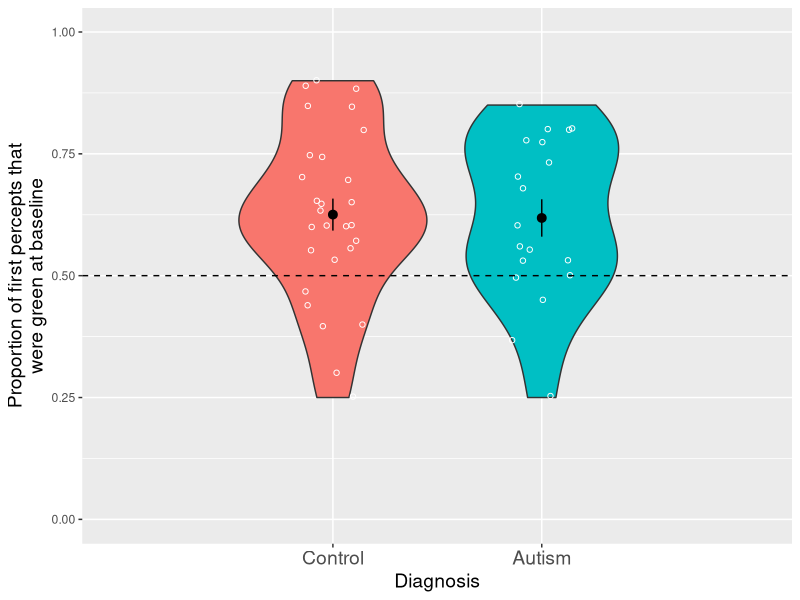
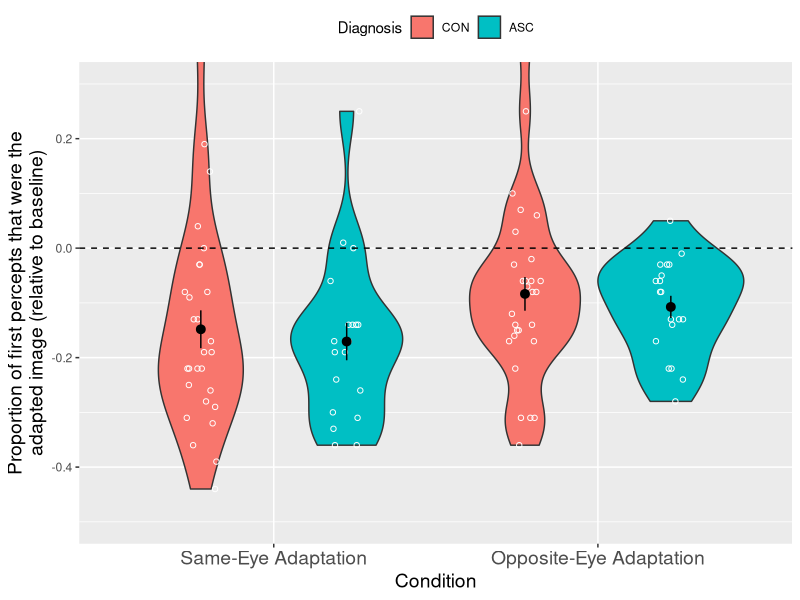
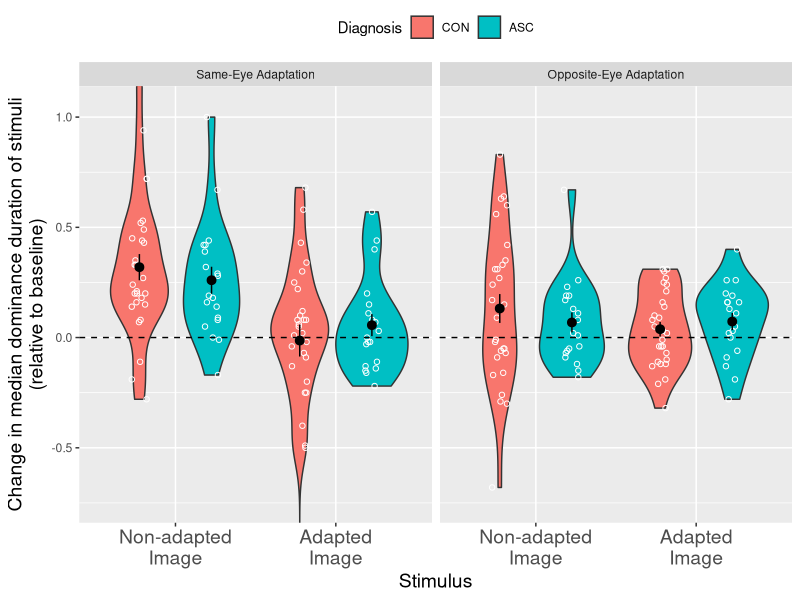

These figures' R source, in order:
library(ggplot2)
library(reshape2)

allData <- read.csv("jasp-adaptation-results-original-replication-no-outliers.csv")

# convert diagnosis to factor
allData$Diagnosis <- as.factor(allData$Diagnosis)
levels(allData$Diagnosis) <- c("CON", "ASC")

# kick out outliers and only focus on study 1
inData = subset(allData, Inliers==1)


# first percept bias plot
ggplot(inData, aes(x=Diagnosis, y = no.exposure.green.first)) +
  # violin plot
  geom_violin(aes(fill=Diagnosis,
                  scale="count")) +
  # superimpose scatter
  geom_jitter(color = "white",
              width=0.15,
              shape=1) +
  # superimpose reference line
  geom_hline(yintercept=0.5, linetype=2) +
  # superimpose mean and errorbars
  stat_summary(fun.data=mean_se, 
               geom="pointrange", color="gray0") +
  # set the axes
  scale_y_continuous(name="Proportion of first percepts that\nwere green at baseline") +
  scale_x_discrete(name="Diagnosis", labels=c("Control", "Autism"),
                   expand=c(0, 1.2)) +
  coord_cartesian(ylim=c(0, 1)) +
  # adjust the theme
  theme(axis.text.x = element_text(size=14),
        axis.title.x = element_text(size=14),
        axis.title.y = element_text(size=14),
        legend.position = "none")


# shift in first percept plot #
shiftData <- melt(inData[, c("Diagnosis",
                             "val.exposure.exposed.first",
                             "inv.exposure.exposed.first")])

ggplot(shiftData, aes(x=variable, y = value, fill = Diagnosis)) + 
  geom_violin(aes(scale="count")) +
  geom_jitter(color="white",
              position=position_jitterdodge(dodge.width=0.9,jitter.width=0.2),
              show.legend=FALSE,
              shape=1) +
  
  geom_hline(yintercept=0, linetype=2) +
  stat_summary(fun.data=mean_se, 
               geom="pointrange", color="gray0",
               position=position_dodge(width=0.9),
               show.legend=FALSE) +
  # adjust the theme a bit
  theme(axis.text.x = element_text(size=14),
        axis.title.x = element_text(size=14),
        axis.title.y = element_text(size=14),
        legend.position = "top") +
  # adjust the axes
  scale_y_continuous(name="Proportion of first percepts that were the\nadapted image (relative to baseline)") +
  scale_x_discrete(name="Condition", labels=c("Same-Eye Adaptation", "Opposite-Eye Adaptation")) +
  coord_cartesian(ylim=c(-0.5, 0.3))


# change in percept duration plot #
durations <- inData[, c("Diagnosis",
                        "no.exposure.dom.median",
                        "val.exposed.median.diffscore",
                        "val.nonexp.median.diffscore",
                        "inv.exposed.median.diffscore",
                        "inv.nonexp.median.diffscore")]

# durations[,2:6] <- durations[,2:6] - durations$no.exposure.dom.median

durations <- melt(durations[,c(1, 3:6)])

durations$exposure.condition <- as.factor(durations$variable == "val.exposed.median.diffscore" |
  durations$variable == "val.nonexp.median.diffscore")
levels(durations$exposure.condition) <- c("Opposite-Eye Adaptation",
                                          "Same-Eye Adaptation")

durations$exposure.condition <- factor(durations$exposure.condition,
                                       levels=rev(levels(durations$exposure.condition)))

durations$exposure.type <- as.factor(durations$variable == "val.exposed.median.diffscore" |
                                       durations$variable == "inv.exposed.median.diffscore")
levels(durations$exposure.type) <- c("Non-adapted\nImage",
                                          "Adapted\nImage")


ggplot(durations, aes(x=exposure.type, y = value, fill = Diagnosis)) +
  # plot violins
  geom_violin(aes(scale="count")) +
  # split into multiple graphs
  facet_grid(. ~ exposure.condition) +
  # superimpose scattered data
  geom_jitter(color="white",
              position=position_jitterdodge(dodge.width=0.9,jitter.width=0.2),
              show.legend=FALSE,
              shape=1) +
  # superimpose horizontal line
  geom_hline(yintercept=0, linetype=2) +
  # superimpose mean and errorbar
  stat_summary(fun.data=mean_se, 
               geom="pointrange", color="gray0",
               position=position_dodge(width=0.9),
               show.legend=FALSE) +
  # adjust the theme a bit
  theme(axis.text.x = element_text(size=14),
        axis.title.x = element_text(size=14),
        axis.title.y = element_text(size=14),
        legend.position = "top") +
  # adjust the axes
  coord_cartesian(ylim=c(-0.75, 1.05)) +
  scale_y_continuous(name="Change in median dominance duration of stimuli\n(relative to baseline)") +
  scale_x_discrete(name="Stimulus")